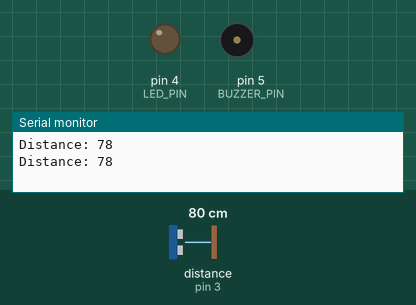
A sketch run on a simulated Arduino Uno, built with avr-gcc and run on an emulated ATmega328P. On the bench: output pins drawn as LEDs (lit = HIGH), buzzer (waves = sounding), the last lines printed to the serial monitor. Wiring (inferred from the names in the program): ultrasonic range finder: trigger pin 2; echo pin 3. The test bench sets the inputs (shaded band); at power-on: distance to the obstacle (sensor on pin 3) 80 cm. The echo pulse lasts 58.3 µs per cm; pins used as bus, display or sensor lines are not drawn.

Above: at 1.8 s.
1.9 s: distance to the obstacle (sensor on pin 3) set to 12 cm
3.4 s: distance to the obstacle (sensor on pin 3) set to 9 cm
At 4.7 s:
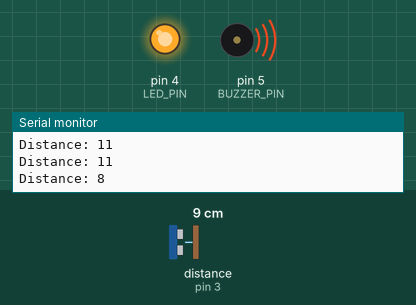
5.5 s: distance to the obstacle (sensor on pin 3) set to 18 cm
At 6.3 s:
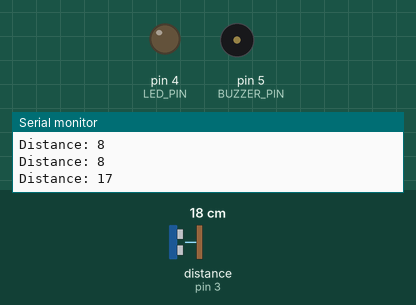
7.5 s: distance to the obstacle (sensor on pin 3) set to 2 cm
At 9.1 s:
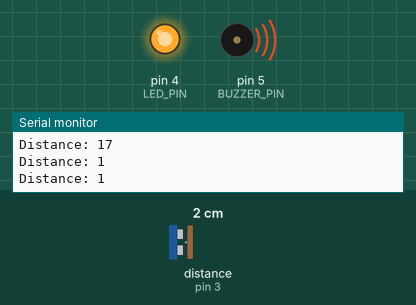
Timing chart, 0 to 10.5 s (numbered marks = the images above; inputs shaded):
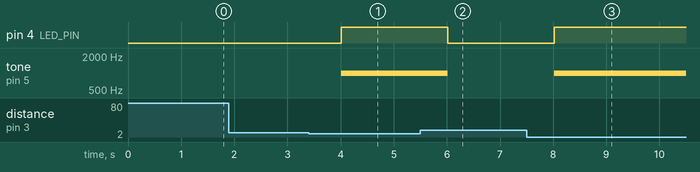

The sketch:

ter_Level_Monitoring_with_Ultrasonic_Sensor__LED__and_Buzzer.ino
```cpp
#define TRIG_PIN 2
#define ECHO_PIN 3
#define LED_PIN 4
#define BUZZER_PIN 5
void setup() {
  Serial.begin(9600);
  pinMode(TRIG_PIN, OUTPUT);
  pinMode(ECHO_PIN, INPUT);
  pinMode(LED_PIN, OUTPUT);
  pinMode(BUZZER_PIN, OUTPUT);
}
void loop() {
  long duration, distance;
  digitalWrite(TRIG_PIN, LOW);
  delayMicroseconds(2);
  digitalWrite(TRIG_PIN, HIGH);
  delayMicroseconds(10);
  digitalWrite(TRIG_PIN, LOW);
  duration = pulseIn(ECHO_PIN, HIGH);
  distance = duration * 0.034 / 2;
  Serial.print("Distance: ");
  Serial.println(distance);
  if (distance < 10) { // Adjust this value according to your tank's depth
    digitalWrite(LED_PIN, HIGH);
    tone(BUZZER_PIN, 1000); // Buzz if water level is too high
  } else {
    digitalWrite(LED_PIN, LOW);
    noTone(BUZZER_PIN);
  }
  delay(1000); // Adjust delay according to your preference
}
```

Measured:
- the behaviour switches between 11 and 10 cm on distance to the obstacle (sensor on pin 3) (found by bisection; images 0 and 1)
- after the input at 3.4 s, pin 4 (LED_PIN): LOW → HIGH after 0.62 s; tone on pin 5 (BUZZER_PIN): silent → 1000 Hz after 0.62 s
- after the input at 5.5 s, pin 4 (LED_PIN): HIGH → LOW after 0.52 s; tone on pin 5 (BUZZER_PIN): 1000 Hz → silent after 0.52 s
- after the input at 7.5 s, pin 4 (LED_PIN): LOW → HIGH after 0.52 s; tone on pin 5 (BUZZER_PIN): silent → 1000 Hz after 0.52 s
